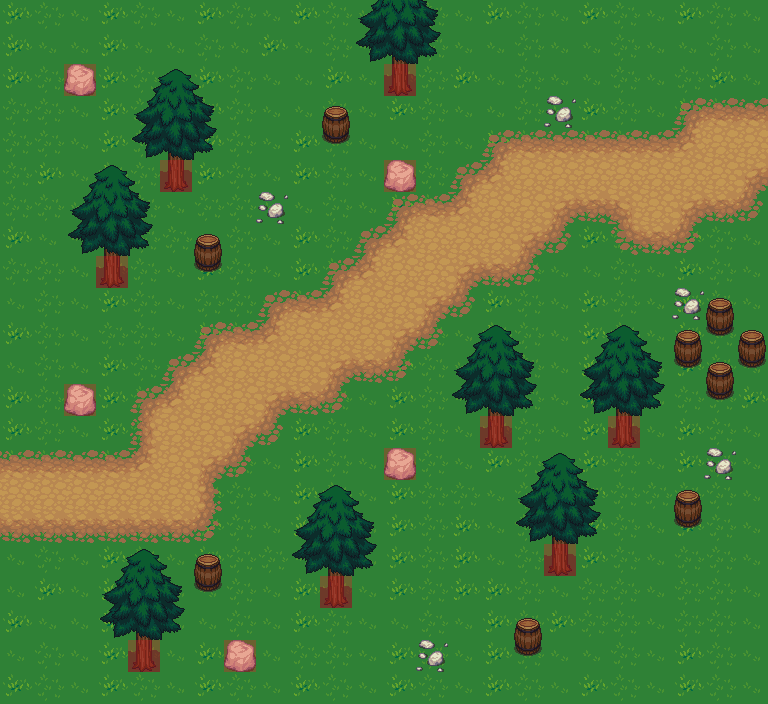

This is a level from a 2D game, rendered from its Tiled map with the project's own tilesets. A one-line summary and the complete map file follow:
An orthogonal 24x22 tile map with 32x32 px tiles, 7 tile layers (Grass, Path, Rocks, Misc Objects, ...), 39 tilesets and 1 object.

<map version="1.0" orientation="orthogonal" renderorder="right-down" width="24" height="22" tilewidth="32" tileheight="32" nextobjectid="1">
 <tileset firstgid="1" name="castle_lightsources" tilewidth="32" tileheight="32" tilecount="20" columns="5">
  <image source="LPC Base Assets/tiles/castle_lightsources.png" width="160" height="128" />
 </tileset>
 <tileset firstgid="21" name="castle_outside" tilewidth="32" tileheight="32" tilecount="187" columns="17">
  <image source="LPC Base Assets/tiles/castle_outside.png" width="544" height="352" />
 </tileset>
 <tileset firstgid="208" name="castlefloors" tilewidth="32" tileheight="32" tilecount="100" columns="10">
  <image source="LPC Base Assets/tiles/castlefloors.png" width="320" height="320" />
 </tileset>
 <tileset firstgid="308" name="castlefloors_outside" tilewidth="32" tileheight="32" tilecount="20" columns="4">
  <image source="LPC Base Assets/tiles/castlefloors_outside.png" width="128" height="160" />
 </tileset>
 <tileset firstgid="328" name="castlewalls" tilewidth="32" tileheight="32" tilecount="180" columns="12">
  <image source="LPC Base Assets/tiles/castlewalls.png" width="384" height="480" />
 </tileset>
 <tileset firstgid="508" name="cement" tilewidth="32" tileheight="32" tilecount="18" columns="3">
  <image source="LPC Base Assets/tiles/cement.png" width="96" height="192" />
 </tileset>
 <tileset firstgid="526" name="cementstair" tilewidth="32" tileheight="32" tilecount="20" columns="5">
  <image source="LPC Base Assets/tiles/cementstair.png" width="160" height="128" />
 </tileset>
 <tileset firstgid="546" name="chests" tilewidth="32" tileheight="32" tilecount="6" columns="2">
  <image source="LPC Base Assets/tiles/chests.png" width="64" height="96" />
 </tileset>
 <tileset firstgid="552" name="country" tilewidth="32" tileheight="32" tilecount="20" columns="5">
  <image source="LPC Base Assets/tiles/country.png" width="160" height="128" />
 </tileset>
 <tileset firstgid="572" name="cup" tilewidth="32" tileheight="32" tilecount="2" columns="1">
  <image source="LPC Base Assets/tiles/cup.png" width="32" height="64" />
 </tileset>
 <tileset firstgid="574" name="dirt" tilewidth="32" tileheight="32" tilecount="18" columns="3">
  <image source="LPC Base Assets/tiles/dirt.png" width="96" height="192" />
  <terraintypes>
   <terrain name="dirt" tile="-1" />
  </terraintypes>
  <tile id="1" terrain="0,0,0," />
  <tile id="2" terrain="0,0,,0" />
  <tile id="4" terrain="0,,0,0" />
  <tile id="5" terrain=",0,0,0" />
  <tile id="6" terrain=",,,0" />
  <tile id="7" terrain=",,0,0" />
  <tile id="8" terrain=",,0," />
  <tile id="9" terrain=",0,,0" />
  <tile id="10" terrain="0,0,0,0" />
  <tile id="11" terrain="0,,0," />
  <tile id="12" terrain=",0,," />
  <tile id="13" terrain="0,0,," />
  <tile id="14" terrain="0,,," />
 </tileset>
 <tileset firstgid="592" name="dirt2" tilewidth="32" tileheight="32" tilecount="18" columns="3">
  <image source="LPC Base Assets/tiles/dirt2.png" width="96" height="192" />
 </tileset>
 <tileset firstgid="610" name="dungeon" tilewidth="32" tileheight="32" tilecount="104" columns="13">
  <image source="LPC Base Assets/tiles/dungeon.png" width="416" height="256" />
 </tileset>
 <tileset firstgid="714" name="grass" tilewidth="32" tileheight="32" tilecount="18" columns="3">
  <image source="LPC Base Assets/tiles/grass.png" width="96" height="192" />
 </tileset>
 <tileset firstgid="732" name="grassalt" tilewidth="32" tileheight="32" tilecount="18" columns="3">
  <image source="LPC Base Assets/tiles/grassalt.png" width="96" height="192" />
 </tileset>
 <tileset firstgid="750" name="hole" tilewidth="32" tileheight="32" tilecount="18" columns="3">
  <image source="LPC Base Assets/tiles/hole.png" width="96" height="192" />
 </tileset>
 <tileset firstgid="768" name="holek" tilewidth="32" tileheight="32" tilecount="18" columns="3">
  <image source="LPC Base Assets/tiles/holek.png" width="96" height="192" />
 </tileset>
 <tileset firstgid="786" name="holemid" tilewidth="32" tileheight="32" tilecount="18" columns="3">
  <image source="LPC Base Assets/tiles/holemid.png" width="96" height="192" />
 </tileset>
 <tileset firstgid="804" name="house" tilewidth="32" tileheight="32" tilecount="63" columns="9">
  <image source="LPC Base Assets/tiles/house.png" width="288" height="224" />
 </tileset>
 <tileset firstgid="867" name="inside" tilewidth="32" tileheight="32" tilecount="100" columns="10">
  <image source="LPC Base Assets/tiles/inside.png" width="320" height="320" />
 </tileset>
 <tileset firstgid="967" name="kitchen" tilewidth="32" tileheight="32" tilecount="8" columns="2">
  <image source="LPC Base Assets/tiles/kitchen.png" width="64" height="128" />
 </tileset>
 <tileset firstgid="975" name="lava" tilewidth="32" tileheight="32" tilecount="18" columns="3">
  <image source="LPC Base Assets/tiles/lava.png" width="96" height="192" />
 </tileset>
 <tileset firstgid="993" name="lavarock" tilewidth="32" tileheight="32" tilecount="18" columns="3">
  <image source="LPC Base Assets/tiles/lavarock.png" width="96" height="192" />
 </tileset>
 <tileset firstgid="1011" name="mountains" tilewidth="32" tileheight="32" tilecount="108" columns="12">
  <image source="LPC Base Assets/tiles/mountains.png" width="384" height="288" />
 </tileset>
 <tileset firstgid="1119" name="rock" tilewidth="32" tileheight="32" tilecount="2" columns="2">
  <image source="LPC Base Assets/tiles/rock.png" width="64" height="32" />
 </tileset>
 <tileset firstgid="1121" name="signs" tilewidth="32" tileheight="32" tilecount="6" columns="3">
  <image source="LPC Base Assets/tiles/signs.png" width="96" height="64" />
 </tileset>
 <tileset firstgid="1127" name="stairs" tilewidth="32" tileheight="32" tilecount="112" columns="8">
  <image source="LPC Base Assets/tiles/stairs.png" width="256" height="448" />
 </tileset>
 <tileset firstgid="1239" name="treetop" tilewidth="32" tileheight="32" tilecount="42" columns="6">
  <image source="LPC Base Assets/tiles/treetop.png" width="192" height="224" />
 </tileset>
 <tileset firstgid="1281" name="trunk" tilewidth="32" tileheight="32" tilecount="18" columns="6">
  <image source="LPC Base Assets/tiles/trunk.png" width="192" height="96" />
 </tileset>
 <tileset firstgid="1299" name="victoria" tilewidth="32" tileheight="32" tilecount="55" columns="11">
  <image source="LPC Base Assets/tiles/victoria.png" width="352" height="160" />
 </tileset>
 <tileset firstgid="1354" name="water" tilewidth="32" tileheight="32" tilecount="18" columns="3">
  <image source="LPC Base Assets/tiles/water.png" width="96" height="192" />
 </tileset>
 <tileset firstgid="1372" name="waterfall" tilewidth="32" tileheight="32" tilecount="15" columns="3">
  <image source="LPC Base Assets/tiles/waterfall.png" width="96" height="160" />
 </tileset>
 <tileset firstgid="1387" name="watergrass" tilewidth="32" tileheight="32" tilecount="18" columns="3">
  <image source="LPC Base Assets/tiles/watergrass.png" width="96" height="192" />
 </tileset>
 <tileset firstgid="1405" name="barrel" tilewidth="32" tileheight="32" tilecount="8" columns="4">
  <image source="LPC Base Assets/tiles/barrel.png" width="128" height="64" />
 </tileset>
 <tileset firstgid="1413" name="brackish" tilewidth="32" tileheight="32" tilecount="18" columns="3">
  <image source="LPC Base Assets/tiles/brackish.png" width="96" height="192" />
 </tileset>
 <tileset firstgid="1431" name="bridges" tilewidth="32" tileheight="32" tilecount="42" columns="6">
  <image source="LPC Base Assets/tiles/bridges.png" width="192" height="224" />
 </tileset>
 <tileset firstgid="1473" name="buckets" tilewidth="32" tileheight="32" tilecount="6" columns="3">
  <image source="LPC Base Assets/tiles/buckets.png" width="96" height="64" />
 </tileset>
 <tileset firstgid="1479" name="cabinets" tilewidth="32" tileheight="32" tilecount="78" columns="6">
  <image source="LPC Base Assets/tiles/cabinets.png" width="192" height="416" />
 </tileset>
 <tileset firstgid="1557" name="RED" tilewidth="32" tileheight="32" tilecount="18" columns="3">
  <image source="LPC Base Assets/tiles/RED.png" width="96" height="192" />
  <tile id="0">
   <objectgroup draworder="index">
    <object id="1" x="0.0909091" y="0.0909091" width="31.8182" height="31.8182" />
   </objectgroup>
  </tile>
 </tileset>
 <layer name="Grass" width="24" height="22">
  <data encoding="csv">
729,730,731,729,730,731,729,730,731,729,730,731,729,730,731,729,730,731,729,730,731,729,730,731,
729,731,731,729,731,731,730,731,729,731,730,731,729,730,731,731,730,731,731,730,731,731,730,731,
729,730,731,729,730,731,729,730,731,731,729,731,729,730,729,731,730,731,731,730,731,730,729,731,
730,730,731,729,730,731,729,730,731,731,730,731,729,730,731,731,730,731,729,730,731,729,730,731,
730,730,731,729,730,731,729,730,731,729,730,731,731,730,731,729,730,731,729,730,731,729,730,731,
730,729,731,729,730,731,729,730,731,729,730,731,729,730,731,729,730,731,729,730,731,729,730,731,
730,730,731,729,730,731,730,730,731,731,730,731,729,730,731,729,730,731,729,730,731,729,730,731,
729,731,731,729,730,730,731,730,731,729,730,731,729,730,731,729,730,731,729,730,731,729,730,731,
730,730,731,729,730,731,729,730,731,729,730,731,729,730,731,729,730,731,731,730,731,729,730,731,
731,730,731,729,730,731,730,730,731,729,730,731,729,730,731,729,730,731,729,730,731,729,730,731,
729,730,731,730,730,731,729,730,731,729,730,731,729,730,731,729,730,731,729,730,731,729,730,731,
731,730,731,729,730,731,729,730,731,729,730,731,729,730,731,729,730,731,729,730,731,729,730,731,
729,730,731,729,730,731,729,730,731,729,730,731,729,730,731,729,730,731,729,730,731,730,730,729,
729,730,731,729,730,731,729,730,731,729,730,731,729,730,731,729,730,731,729,730,731,729,730,731,
729,730,731,729,730,731,729,730,731,729,730,731,729,730,731,729,730,731,729,730,731,729,730,731,
729,730,731,729,730,731,729,730,731,729,730,731,729,730,730,731,730,731,729,730,730,730,730,731,
729,730,731,729,730,731,729,730,731,729,730,731,729,730,729,731,730,731,729,730,731,729,730,731,
731,730,731,729,730,731,729,730,730,731,730,731,729,730,729,731,730,731,729,730,731,730,730,731,
731,729,731,729,730,731,731,730,731,729,730,731,729,730,729,729,730,731,730,730,731,730,730,731,
729,731,731,729,730,731,731,730,731,729,730,731,731,730,731,729,730,729,730,730,731,730,730,731,
731,730,731,729,730,731,729,729,731,730,730,731,729,730,731,729,730,731,731,730,731,729,730,731,
729,730,731,729,730,731,729,730,731,729,730,731,729,730,731,729,730,731,729,730,731,729,730,731
</data>
 </layer>
 <layer name="Path" width="24" height="22">
  <data encoding="csv">
0,0,0,0,0,0,0,0,0,0,0,0,0,0,0,0,0,0,0,0,0,0,0,0,
0,0,0,0,0,0,0,0,0,0,0,0,0,0,0,0,0,0,0,0,0,0,0,0,
0,0,0,0,0,0,0,0,0,0,0,0,0,0,0,0,0,0,0,0,0,0,0,0,
0,0,0,0,0,0,0,0,0,0,0,0,0,0,0,0,0,0,0,0,0,580,581,581,
0,0,0,0,0,0,0,0,0,0,0,0,0,0,0,580,581,581,581,581,581,579,584,584,
0,0,0,0,0,0,0,0,0,0,0,0,0,0,580,579,584,584,584,584,584,584,584,575,
0,0,0,0,0,0,0,0,0,0,0,0,580,581,579,584,584,575,587,576,584,575,587,588,
0,0,0,0,0,0,0,0,0,0,0,580,579,584,584,584,575,588,0,586,587,588,0,0,
0,0,0,0,0,0,0,0,0,0,580,579,584,584,575,587,588,0,0,0,0,0,0,0,
0,0,0,0,0,0,0,0,580,581,579,584,584,575,588,0,0,0,0,0,0,0,0,0,
0,0,0,0,0,0,580,581,579,584,584,584,575,588,0,0,0,0,0,0,0,0,0,0,
0,0,0,0,0,580,579,584,584,584,575,587,588,0,0,0,0,0,0,0,0,0,0,0,
0,0,0,0,580,579,584,584,575,587,588,0,0,0,0,0,0,0,0,0,0,0,0,0,
0,0,0,0,583,584,584,575,588,0,0,0,0,0,0,0,0,0,0,0,0,0,0,0,
581,581,581,581,579,584,575,588,0,0,0,0,0,0,0,0,0,0,0,0,0,0,0,0,
584,584,584,584,584,584,585,0,0,0,0,0,0,0,0,0,0,0,0,0,0,0,0,0,
587,587,587,587,587,587,588,0,0,0,0,0,0,0,0,0,0,0,0,0,0,0,0,0,
0,0,0,0,0,0,0,0,0,0,0,0,0,0,0,0,0,0,0,0,0,0,0,0,
0,0,0,0,0,0,0,0,0,0,0,0,0,0,0,0,0,0,0,0,0,0,0,0,
0,0,0,0,0,0,0,0,0,0,0,0,0,0,0,0,0,0,0,0,0,0,0,0,
0,0,0,0,0,0,0,0,0,0,0,0,0,0,0,0,0,0,0,0,0,0,0,0,
0,0,0,0,0,0,0,0,0,0,0,0,0,0,0,0,0,0,0,0,0,0,0,0
</data>
 </layer>
 <layer name="Rocks" width="24" height="22">
  <data encoding="csv">
0,0,0,0,0,0,0,0,0,0,0,0,0,0,0,0,0,0,0,0,0,0,0,0,
0,0,0,0,0,0,0,0,0,0,0,0,0,0,0,0,0,0,0,0,0,0,0,0,
0,0,1119,0,0,0,0,0,0,0,0,0,0,0,0,0,0,0,0,0,0,0,0,0,
0,0,0,0,0,0,0,0,0,0,0,0,0,0,0,0,0,1120,0,0,0,0,0,0,
0,0,0,0,0,0,0,0,0,0,0,0,0,0,0,0,0,0,0,0,0,0,0,0,
0,0,0,0,0,0,0,0,0,0,0,0,1119,0,0,0,0,0,0,0,0,0,0,0,
0,0,0,0,0,0,0,0,1120,0,0,0,0,0,0,0,0,0,0,0,0,0,0,0,
0,0,0,0,0,0,0,0,0,0,0,0,0,0,0,0,0,0,0,0,0,0,0,0,
0,0,0,0,0,0,0,0,0,0,0,0,0,0,0,0,0,0,0,0,0,0,0,0,
0,0,0,0,0,0,0,0,0,0,0,0,0,0,0,0,0,0,0,0,0,1120,0,0,
0,0,0,0,0,0,0,0,0,0,0,0,0,0,0,0,0,0,0,0,0,0,0,0,
0,0,0,0,0,0,0,0,0,0,0,0,0,0,0,0,0,0,0,0,0,0,0,0,
0,0,1119,0,0,0,0,0,0,0,0,0,0,0,0,0,0,0,0,0,0,0,0,0,
0,0,0,0,0,0,0,0,0,0,0,0,0,0,0,0,0,0,0,0,0,0,0,0,
0,0,0,0,0,0,0,0,0,0,0,0,1119,0,0,0,0,0,0,0,0,0,1120,0,
0,0,0,0,0,0,0,0,0,0,0,0,0,0,0,0,0,0,0,0,0,0,0,0,
0,0,0,0,0,0,0,0,0,0,0,0,0,0,0,0,0,0,0,0,0,0,0,0,
0,0,0,0,0,0,0,0,0,0,0,0,0,0,0,0,0,0,0,0,0,0,0,0,
0,0,0,0,0,0,0,0,0,0,0,0,0,0,0,0,0,0,0,0,0,0,0,0,
0,0,0,0,0,0,0,0,0,0,0,0,0,0,0,0,0,0,0,0,0,0,0,0,
0,0,0,0,0,0,0,1119,0,0,0,0,0,1120,0,0,0,0,0,0,0,0,0,0,
0,0,0,0,0,0,0,0,0,0,0,0,0,0,0,0,0,0,0,0,0,0,0,0
</data>
 </layer>
 <layer name="Misc Objects" width="24" height="22">
  <data encoding="csv">
0,0,0,0,0,0,0,0,0,0,0,0,0,0,0,0,0,0,0,0,0,0,0,0,
0,0,0,0,0,0,0,0,0,0,0,0,0,0,0,0,0,0,0,0,0,0,0,0,
0,0,0,0,0,0,0,0,0,0,0,0,0,0,0,0,0,0,0,0,0,0,0,0,
0,0,0,0,0,0,0,0,0,0,1405,0,0,0,0,0,0,0,0,0,0,0,0,0,
0,0,0,0,0,0,0,0,0,0,1409,0,0,0,0,0,0,0,0,0,0,0,0,0,
0,0,0,0,0,0,0,0,0,0,0,0,0,0,0,0,0,0,0,0,0,0,0,0,
0,0,0,0,0,0,0,0,0,0,0,0,0,0,0,0,0,0,0,0,0,0,0,0,
0,0,0,0,0,0,1405,0,0,0,0,0,0,0,0,0,0,0,0,0,0,0,0,0,
0,0,0,0,0,0,1409,0,0,0,0,0,0,0,0,0,0,0,0,0,0,0,0,0,
0,0,0,0,0,0,0,0,0,0,0,0,0,0,0,0,0,0,0,0,0,0,1405,0,
0,0,0,0,0,0,0,0,0,0,0,0,0,0,0,0,0,0,0,0,0,1405,1409,1405,
0,0,0,0,0,0,0,0,0,0,0,0,0,0,0,0,0,0,0,0,0,1409,1405,1409,
0,0,0,0,0,0,0,0,0,0,0,0,0,0,0,0,0,0,0,0,0,0,1409,0,
0,0,0,0,0,0,0,0,0,0,0,0,0,0,0,0,0,0,0,0,0,0,0,0,
0,0,0,0,0,0,0,0,0,0,0,0,0,0,0,0,0,0,0,0,0,0,0,0,
0,0,0,0,0,0,0,0,0,0,0,0,0,0,0,0,0,0,0,0,0,1405,0,0,
0,0,0,0,0,0,0,0,0,0,0,0,0,0,0,0,0,0,0,0,0,1409,0,0,
0,0,0,0,0,0,1405,0,0,0,0,0,0,0,0,0,0,0,0,0,0,0,0,0,
0,0,0,0,0,0,1409,0,0,0,0,0,0,0,0,0,0,0,0,0,0,0,0,0,
0,0,0,0,0,0,0,0,0,0,0,0,0,0,0,0,1405,0,0,0,0,0,0,0,
0,0,0,0,0,0,0,0,0,0,0,0,0,0,0,0,1409,0,0,0,0,0,0,0,
0,0,0,0,0,0,0,0,0,0,0,0,0,0,0,0,0,0,0,0,0,0,0,0
</data>
 </layer>
 <layer name="Tree Base" width="24" height="22">
  <data encoding="csv">
0,0,0,0,0,0,0,0,0,0,0,0,0,0,0,0,0,0,0,0,0,0,0,0,
0,0,0,0,0,0,0,0,0,0,0,0,1282,0,0,0,0,0,0,0,0,0,0,0,
0,0,0,0,0,0,0,0,0,0,0,0,1288,0,0,0,0,0,0,0,0,0,0,0,
0,0,0,0,0,0,0,0,0,0,0,0,0,0,0,0,0,0,0,0,0,0,0,0,
0,0,0,0,0,1282,0,0,0,0,0,0,0,0,0,0,0,0,0,0,0,0,0,0,
0,0,0,0,0,1288,0,0,0,0,0,0,0,0,0,0,0,0,0,0,0,0,0,0,
0,0,0,0,0,0,0,0,0,0,0,0,0,0,0,0,0,0,0,0,0,0,0,0,
0,0,0,1282,0,0,0,0,0,0,0,0,0,0,0,0,0,0,0,0,0,0,0,0,
0,0,0,1288,0,0,0,0,0,0,0,0,0,0,0,0,0,0,0,0,0,0,0,0,
0,0,0,0,0,0,0,0,0,0,0,0,0,0,0,0,0,0,0,0,0,0,0,0,
0,0,0,0,0,0,0,0,0,0,0,0,0,0,0,0,0,0,0,0,0,0,0,0,
0,0,0,0,0,0,0,0,0,0,0,0,0,0,0,0,0,0,0,0,0,0,0,0,
0,0,0,0,0,0,0,0,0,0,0,0,0,0,0,1282,0,0,0,1282,0,0,0,0,
0,0,0,0,0,0,0,0,0,0,0,0,0,0,0,1288,0,0,0,1288,0,0,0,0,
0,0,0,0,0,0,0,0,0,0,0,0,0,0,0,0,0,0,0,0,0,0,0,0,
0,0,0,0,0,0,0,0,0,0,0,0,0,0,0,0,0,0,0,0,0,0,0,0,
0,0,0,0,0,0,0,0,0,0,0,0,0,0,0,0,0,1282,0,0,0,0,0,0,
0,0,0,0,0,0,0,0,0,0,1282,0,0,0,0,0,0,1288,0,0,0,0,0,0,
0,0,0,0,0,0,0,0,0,0,1288,0,0,0,0,0,0,0,0,0,0,0,0,0,
0,0,0,0,1282,0,0,0,0,0,0,0,0,0,0,0,0,0,0,0,0,0,0,0,
0,0,0,0,1288,0,0,0,0,0,0,0,0,0,0,0,0,0,0,0,0,0,0,0,
0,0,0,0,0,0,0,0,0,0,0,0,0,0,0,0,0,0,0,0,0,0,0,0
</data>
 </layer>
 <layer name="Tree Top" width="24" height="22">
  <data encoding="csv">
0,0,0,0,0,0,0,0,0,0,0,1263,1264,1265,0,0,0,0,0,0,0,0,0,0,
0,0,0,0,0,0,0,0,0,0,0,1269,1270,1271,0,0,0,0,0,0,0,0,0,0,
0,0,0,0,1257,1258,1259,0,0,0,0,0,0,0,0,0,0,0,0,0,0,0,0,0,
0,0,0,0,1263,1264,1265,0,0,0,0,0,0,0,0,0,0,0,0,0,0,0,0,0,
0,0,0,0,1269,1270,1271,0,0,0,0,0,0,0,0,0,0,0,0,0,0,0,0,0,
0,0,1257,1258,1259,0,0,0,0,0,0,0,0,0,0,0,0,0,0,0,0,0,0,0,
0,0,1263,1264,1265,0,0,0,0,0,0,0,0,0,0,0,0,0,0,0,0,0,0,0,
0,0,1269,1270,1271,0,0,0,0,0,0,0,0,0,0,0,0,0,0,0,0,0,0,0,
0,0,0,0,0,0,0,0,0,0,0,0,0,0,0,0,0,0,0,0,0,0,0,0,
0,0,0,0,0,0,0,0,0,0,0,0,0,0,0,0,0,0,0,0,0,0,0,0,
0,0,0,0,0,0,0,0,0,0,0,0,0,0,1257,1258,1259,0,1257,1258,1259,0,0,0,
0,0,0,0,0,0,0,0,0,0,0,0,0,0,1263,1264,1265,0,1263,1264,1265,0,0,0,
0,0,0,0,0,0,0,0,0,0,0,0,0,0,1269,1270,1271,0,1269,1270,1271,0,0,0,
0,0,0,0,0,0,0,0,0,0,0,0,0,0,0,0,0,0,0,0,0,0,0,0,
0,0,0,0,0,0,0,0,0,0,0,0,0,0,0,0,1257,1258,1259,0,0,0,0,0,
0,0,0,0,0,0,0,0,0,1257,1258,1259,0,0,0,0,1263,1264,1265,0,0,0,0,0,
0,0,0,0,0,0,0,0,0,1263,1264,1265,0,0,0,0,1269,1270,1271,0,0,0,0,0,
0,0,0,1257,1258,1259,0,0,0,1269,1270,1271,0,0,0,0,0,0,0,0,0,0,0,0,
0,0,0,1263,1264,1265,0,0,0,0,0,0,0,0,0,0,0,0,0,0,0,0,0,0,
0,0,0,1269,1270,1271,0,0,0,0,0,0,0,0,0,0,0,0,0,0,0,0,0,0,
0,0,0,0,0,0,0,0,0,0,0,0,0,0,0,0,0,0,0,0,0,0,0,0,
0,0,0,0,0,0,0,0,0,0,0,0,0,0,0,0,0,0,0,0,0,0,0,0
</data>
 </layer>
 <layer name="Collisions" width="24" height="22" opacity="0.32">
  <data encoding="csv">
0,0,0,0,0,0,0,0,0,0,0,0,0,0,0,0,0,0,0,0,0,0,0,0,
0,0,0,0,0,0,0,0,0,0,0,0,0,0,0,0,0,0,0,0,0,0,0,0,
0,0,1557,0,0,0,0,0,0,0,0,0,1557,0,0,0,0,0,0,0,0,0,0,0,
0,0,0,0,0,0,0,0,0,0,0,0,0,0,0,0,0,0,0,0,0,0,0,0,
0,0,0,0,0,0,0,0,0,0,0,0,0,0,0,0,0,0,0,0,0,0,0,0,
0,0,0,0,0,1557,0,0,0,0,0,0,1557,0,0,0,0,0,0,0,0,0,0,0,
0,0,0,0,0,0,0,0,0,0,0,0,0,0,0,0,0,0,0,0,0,0,0,0,
0,0,0,0,0,0,0,0,0,0,0,0,0,0,0,0,0,0,0,0,0,0,0,0,
0,0,0,1557,0,0,0,0,0,0,0,0,0,0,0,0,0,0,0,0,0,0,0,0,
0,0,0,0,0,0,0,0,0,0,0,0,0,0,0,0,0,0,0,0,0,0,0,0,
0,0,0,0,0,0,0,0,0,0,0,0,0,0,0,0,0,0,0,0,0,0,0,0,
0,0,0,0,0,0,0,0,0,0,0,0,0,0,0,0,0,0,0,0,0,0,0,0,
0,0,1557,0,0,0,0,0,0,0,0,0,0,0,0,0,0,0,0,0,0,0,0,0,
0,0,0,0,0,0,0,0,0,0,0,0,0,0,0,1557,0,0,0,1557,0,0,0,0,
0,0,0,0,0,0,0,0,0,0,0,0,1557,0,0,0,0,0,0,0,0,0,0,0,
0,0,0,0,0,0,0,0,0,0,0,0,0,0,0,0,0,0,0,0,0,0,0,0,
0,0,0,0,0,0,0,0,0,0,0,0,0,0,0,0,0,0,0,0,0,0,0,0,
0,0,0,0,0,0,0,0,0,0,0,0,0,0,0,0,0,1557,0,0,0,0,0,0,
0,0,0,0,0,0,0,0,0,0,1557,0,0,0,0,0,0,0,0,0,0,0,0,0,
0,0,0,0,0,0,0,0,0,0,0,0,0,0,0,0,0,0,0,0,0,0,0,0,
0,0,0,0,1557,0,0,1557,0,0,0,0,0,0,0,0,0,0,0,0,0,0,0,0,
0,0,0,0,0,0,0,0,0,0,0,0,0,0,0,0,0,0,0,0,0,0,0,0
</data>
 </layer>
</map>
